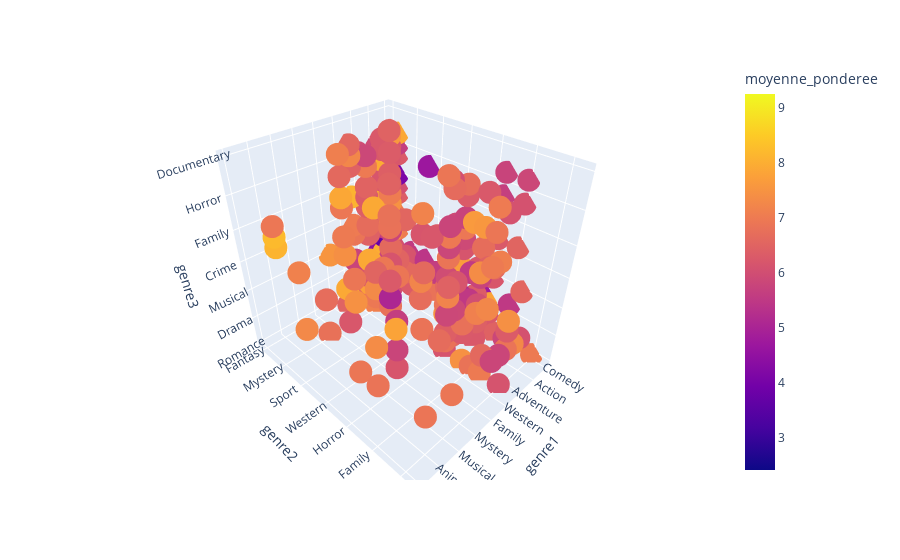

The notebook cell this image was saved under:
### Code cell
fig = px.scatter_3d(frames6c,x="genre1",y ='genre2', z= 'genre3', color = 'moyenne_ponderee' )
fig.show()

### Figure 1 — Plotly figure (JSON) as saved in the notebook; plotly's stock layout.template omitted (floating-point values rounded to 4 significant figures; data arrays with more than 128 entries replaced by an {"elided": "..."} marker saying what was removed)
{"data": [{"hovertemplate": "genre1=%{x}<br>genre2=%{y}<br>genre3=%{z}<br>moyenne_ponderee=%{marker.color}<extra></extra>", "legendgroup": "", "marker": {"color": {"elided": "4218 float values"}, "coloraxis": "coloraxis", "symbol": "circle"}, "mode": "markers", "name": "", "scene": "scene", "showlegend": false, "type": "scatter3d", "x": {"elided": "4218 str values"}, "y": {"elided": "4218 str values"}, "z": {"elided": "4218 str values"}}], "layout": {"coloraxis": {"colorbar": {"title": {"text": "moyenne_ponderee"}}, "colorscale": [[0, "#0d0887"], [0.1111, "#46039f"], [0.2222, "#7201a8"], [0.3333, "#9c179e"], [0.4444, "#bd3786"], [0.5556, "#d8576b"], [0.6667, "#ed7953"], [0.7778, "#fb9f3a"], [0.8889, "#fdca26"], [1, "#f0f921"]]}, "legend": {"tracegroupgap": 0}, "margin": {"t": 60}, "scene": {"domain": {"x": [0, 1], "y": [0, 1]}, "xaxis": {"title": {"text": "genre1"}}, "yaxis": {"title": {"text": "genre2"}}, "zaxis": {"title": {"text": "genre3"}}}}}
